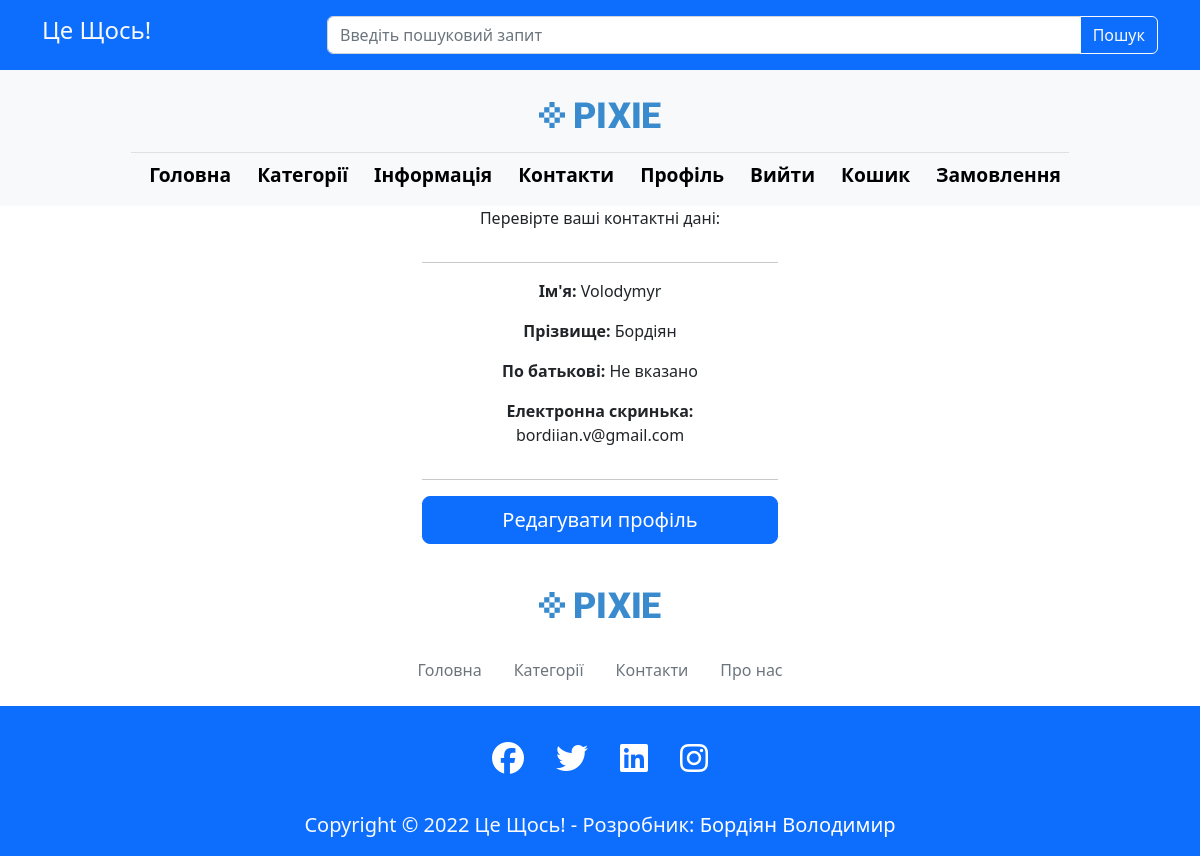
The page /users/user/f8c30d975b1345c0a0488dadcaf6f29b/ (signed in) on the database its author committed.
### userprofile/models.py (models this page shows, shortened)
class Profile(models.Model):
    user = models.OneToOneField(User, on_delete=models.CASCADE, null=True, blank=True)
    username = models.CharField(max_length=200, blank=True, null=True)
    first_name = models.CharField(max_length=100, blank=True, null=True)
    second_name = models.CharField(max_length=100, blank=True, null=True)
    father_name = models.CharField(max_length=100, blank=True, null=True)
    email = models.EmailField(max_length=500, blank=True, null=True)
    phone = models.CharField(max_length=20, blank=True, null=True)
    created = models.DateTimeField(auto_now_add=True)
    id = models.UUIDField(default=uuid.uuid4, unique=True,
                          primary_key=True, editable=False)

### userprofile/views.py (the view)
# urls.py: path('user/<str:pk>/', views.profile, name="profile"),
@login_required(login_url='login')
def profile(request, pk):
    user_id = Profile.objects.get(id=pk)
    context = {'user_id': user_id}
    return render(request, 'userprofile/profile.html', context)

### userprofile/templates/userprofile/profile.html (shortened to what this page needs)
{% extends 'main.html' %}
{% block content %}
<div class="right-content">
  <div class="container">
    <div class="row">
      <div class="col-md-4">
      </div>
      <div class="col-md-4">
        <fieldset style="text-align:center;" class="d-grid">
          <p>Перевірте ваші контактні дані:</p>
          <hr>
          {% if user_id.second_name %}
          <p><strong>Ім'я: </strong>{{user_id.first_name}}</p>
          {% else %}
          <p><strong>Ім'я: </strong>Не вказано</p>
          {% endif %}
          {% if user_id.second_name %}
          <p><strong>Прізвище: </strong>{{user_id.second_name}}</p>
          {% else %}
          <p><strong>Прізвище: </strong>Не вказано</p>
          {% endif %}
          {% if user_id.father_name %}
          <p><strong>По батькові: </strong>{{user_id.father_name}}</p>
          {% else %}
          <p><strong>По батькові: </strong>Не вказано</p>
          {% endif %}
          {% if user_id.email %}
          <p><strong>Електронна скринька: </strong>{{user_id.email}}</p>
          {% else %}
          <p><strong>Електронна скринька: </strong>Не вказано</p>
          {% endif %}
          <hr>
          <a class="btn btn-primary btn-lg" href="{% url 'edit_account' user.profile.id %}">Редагувати профіль</a>
        </fieldset>
      </div>
      <div class="col-md-4">
      </div>
    </div>
  </div>
</div>
{% endblock content %}

### rows shown on the page
Profile: first_name "Volodymyr", second_name "Бордіян", email "bordiian.v@gmail.com"
